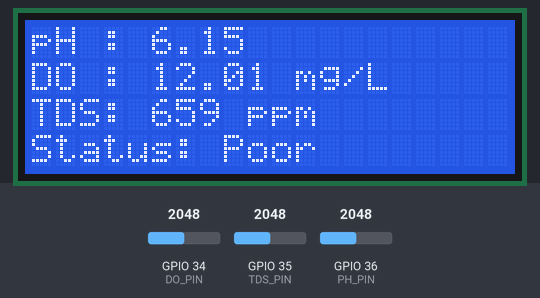
A sketch run on a simulated ESP32. Shown: 20×4 character LCD. Inputs (shaded band) come from the test bench; at power-on: GPIO 36 (PH_PIN) = 2048, GPIO 34 (DO_PIN) = 2048, GPIO 35 (TDS_PIN) = 2048. WiFi joins after 1.5 s; servers stay silent unless stated; EEPROM starts erased; what the sketch prints to the serial monitor is not drawn.

Above: at 3.8 s.
3.9 s: GPIO 36 (PH_PIN) set to 1952
At 6.4 s:
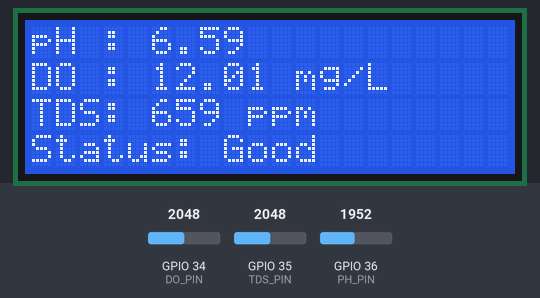
7.3 s: GPIO 34 (DO_PIN) set to 2866
At 9.1 s:
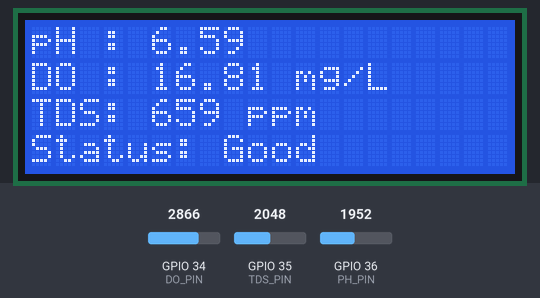
10.7 s: GPIO 35 (TDS_PIN) set to 2866
At 14.4 s:
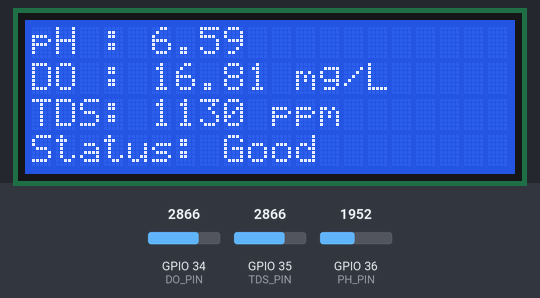
14.8 s: GPIO 36 (PH_PIN) set to 2047
At 16.4 s:
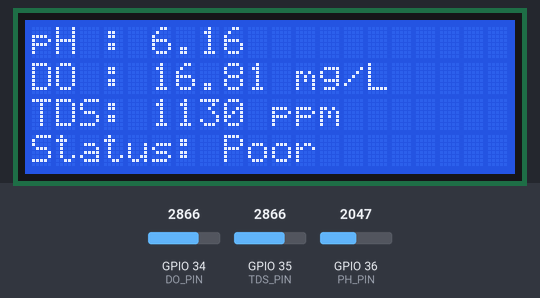
18.2 s: GPIO 34 (DO_PIN) set to 3603
At 19.2 s:
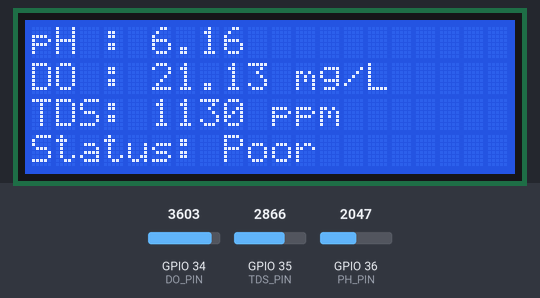
21.6 s: GPIO 35 (TDS_PIN) set to 3603
At 24.5 s:
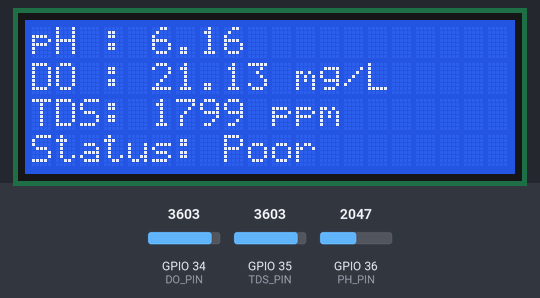
Timing chart, 0 to 26.0 s (numbered marks = the images above; inputs shaded):
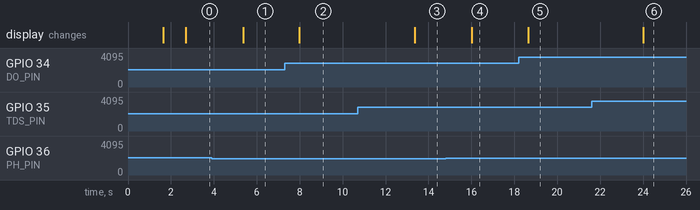

The sketch:

main.ino
```cpp
#include <GravityWaterQuality.h>
#include <EEPROM.h>
#include <WiFi.h>
#include <FirebaseESP32.h>
#include "addons/TokenHelper.h"
#include <Wire.h>
#include <LiquidCrystal_I2C.h>

// ====================== WiFi and Firebase Configuration =======================
#define WIFI_SSID ""
#define WIFI_PASSWORD ""
#define API_KEY ""
#define DATABASE_URL ""
#define USER_EMAIL ""
#define USER_PASSWORD ""

// ====================== Sensor Configuration =======================
#define TDS_PIN 35
#define PH_PIN 36
#define DO_PIN 34

#define VREF 3300
#define ADC_RES 4095.0
#define DO_K 7.277533
float temperature = 25.0;

// ====================== Firebase and Sensor Objects =======================
FirebaseData fbdo;
FirebaseAuth auth;
FirebaseConfig config;
GravityWaterQuality gwq;
LiquidCrystal_I2C lcd(0x27, 20, 4);

float doValue, tdsValue, phValue;
String waterStatus = "-";

// ====================== Fuzzy Logic Membership Functions =======================
float lowPH(float pH) {
  if (pH <= 6) return 1.0;
  else if (pH > 6 && pH < 6.5) return (6.5 - pH) / 0.5;
  return 0.0;
}

float normalPH(float pH) {
  if (pH >= 6.5 && pH <= 8.5) return 1.0;
  else if (pH > 6 && pH < 6.5) return (pH - 6) / 0.5;
  else if (pH > 8.5 && pH < 9) return (9 - pH) / 0.5;
  return 0.0;
}

float highPH(float pH) {
  if (pH >= 9) return 1.0;
  else if (pH > 8.5 && pH < 9) return (pH - 8.5) / 0.5;
  return 0.0;
}

float lowTDS(float TDS) {
  if (TDS <= 150) return 1.0;
  else if (TDS > 150 && TDS < 200) return (200 - TDS) / 50.0;
  return 0.0;
}

float highTDS(float TDS) {
  if (TDS >= 200) return 1.0;
  else if (TDS > 150 && TDS < 200) return (TDS - 150) / 50.0;
  return 0.0;
}

float lowDO(float DO) {
  if (DO <= 3) return 1.0;
  else if (DO > 3 && DO < 4) return (4 - DO) / 1.0;
  return 0.0;
}

float normalDO(float DO) {
  if (DO >= 4 && DO <= 8) return 1.0;
  else if (DO > 3 && DO < 4) return (DO - 3) / 1.0;
  else if (DO > 8 && DO < 9) return (9 - DO) / 1.0;
  return 0.0;
}

float highDO(float DO) {
  if (DO >= 9) return 1.0;
  else if (DO > 8 && DO < 9) return (DO - 8) / 1.0;
  return 0.0;
}

// ====================== Fuzzy Logic Evaluation =======================
float evaluateWaterQuality(float pH, float TDS, float DO) {
  float rule1 = min(min(lowPH(pH), lowTDS(TDS)), lowDO(DO));
  float rule2 = min(min(lowPH(pH), lowTDS(TDS)), highDO(DO));
  float rule3 = min(min(lowPH(pH), highTDS(TDS)), lowDO(DO));
  float rule4 = min(min(lowPH(pH), highTDS(TDS)), highDO(DO));
  float rule5 = min(min(normalPH(pH), lowTDS(TDS)), lowDO(DO));
  float rule6 = min(min(normalPH(pH), lowTDS(TDS)), highDO(DO));
  float rule7 = min(min(normalPH(pH), highTDS(TDS)), lowDO(DO));
  float rule8 = min(min(normalPH(pH), highTDS(TDS)), highDO(DO));
  float rule9 = min(min(highPH(pH), lowTDS(TDS)), lowDO(DO));
  float rule10 = min(min(highPH(pH), lowTDS(TDS)), highDO(DO));
  float rule11 = min(min(highPH(pH), highTDS(TDS)), lowDO(DO));
  float rule12 = min(min(highPH(pH), highTDS(TDS)), highDO(DO));

  float totalWeight = rule1 + rule2 + rule3 + rule4 + rule5 + rule6 +
                      rule7 + rule8 + rule9 + rule10 + rule11 + rule12;

  float weightedSum =
      (rule1 * 25) + (rule2 * 75) + (rule3 * 25) + (rule4 * 25) +
      (rule5 * 25) + (rule6 * 75) + (rule7 * 25) + (rule8 * 75) +
      (rule9 * 25) + (rule10 * 75) + (rule11 * 25) + (rule12 * 75);

  if (totalWeight == 0) return 0;
  return weightedSum / totalWeight;
}

void fuzzyEvaluation(float pH, float TDS, float DO) {
  float score = evaluateWaterQuality(pH, TDS, DO);
  Serial.print("Water Quality Score: ");
  Serial.println(score);

  if (score < 50) {
    waterStatus = "Poor";
  } else {
    waterStatus = "Good";
  }
}

void setup() {
  Serial.begin(115200);
  EEPROM.begin(512);
  Wire.begin(21, 22);  // SDA, SCL for ESP32

  lcd.init();
  lcd.backlight();
  lcd.setCursor(0, 0);
  lcd.print("Pond Monitoring");

  gwq.setTDSPin(TDS_PIN);
  gwq.setPHPin(PH_PIN);
  gwq.setTemperature(temperature);
  gwq.setAref(3.3);
  gwq.setAdcRange(ADC_RES);
  gwq.begin();

  WiFi.begin(WIFI_SSID, WIFI_PASSWORD);
  lcd.setCursor(0, 1);
  lcd.print("Connecting WiFi...");
  while (WiFi.status() != WL_CONNECTED) {
    delay(500);
    Serial.print(".");
  }

  lcd.setCursor(0, 1);
  lcd.print("WiFi Connected     ");
  Serial.println("\nWiFi connected");

  config.api_key = API_KEY;
  config.database_url = DATABASE_URL;
  auth.user.email = USER_EMAIL;
  auth.user.password = USER_PASSWORD;
  config.token_status_callback = tokenStatusCallback;
  Firebase.reconnectNetwork(true);
  Firebase.begin(&config, &auth);

  while ((auth.token.uid) == "") {
    delay(1000);
    Serial.print(".");
  }

  lcd.setCursor(0, 1);
  lcd.print("Firebase Connected ");
  delay(1000);
  lcd.clear();
}

void loop() {
  int rawDO = analogRead(DO_PIN);
  float voltageDO = rawDO * VREF / ADC_RES;
  doValue = voltageDO * (DO_K / 1000);

  gwq.updateTDS();
  int analogPH = analogRead(PH_PIN);
  float voltagePH = (float)analogPH / ADC_RES * VREF;
  gwq.setPHVoltageInput(voltagePH);

  phValue = gwq.getPHValue();
  tdsValue = gwq.getTDSValue();

  fuzzyEvaluation(phValue, tdsValue, doValue);

  Serial.print("DO: "); Serial.print(doValue, 2);
  Serial.print(" | TDS: "); Serial.print(tdsValue, 0);
  Serial.print(" | pH: "); Serial.print(phValue, 2);
  Serial.print(" | Status: "); Serial.println(waterStatus);

  lcd.setCursor(0, 0);
  lcd.print("pH : "); lcd.print(phValue, 2); lcd.print("   ");
  lcd.setCursor(0, 1);
  lcd.print("DO : "); lcd.print(doValue, 2); lcd.print(" mg/L   ");
  lcd.setCursor(0, 2);
  lcd.print("TDS: "); lcd.print(tdsValue, 0); lcd.print(" ppm     ");
  lcd.setCursor(0, 3);
  lcd.print("Status: "); lcd.print(waterStatus); lcd.print("     ");

  if (Firebase.ready()) {
    Firebase.setFloat(fbdo, "/pondmonitor/do", doValue);
    Firebase.setFloat(fbdo, "/pondmonitor/tds", tdsValue);
    Firebase.setFloat(fbdo, "/pondmonitor/ph", phValue);
    Firebase.setString(fbdo, "/pondmonitor/status", waterStatus);
  }

  gwq.processSerialCommands();
  delay(2000);
}
```

Measured:
- the behaviour switches between 2027 and 2026 on GPIO 36 (PH_PIN) (found by bisection; images 0 and 1)
- after the input at 3.9 s, the display: changes after 1.5 s (image 1)
- after the input at 7.3 s, the display: changes after 0.69 s (image 2)
- after the input at 10.7 s, the display: changes after 2.7 s (image 3)
- after the input at 14.8 s, the display: changes after 1.2 s (image 4)
- after the input at 18.2 s, the display: changes after 0.44 s (image 5)
- after the input at 21.6 s, the display: changes after 2.4 s (image 6)
